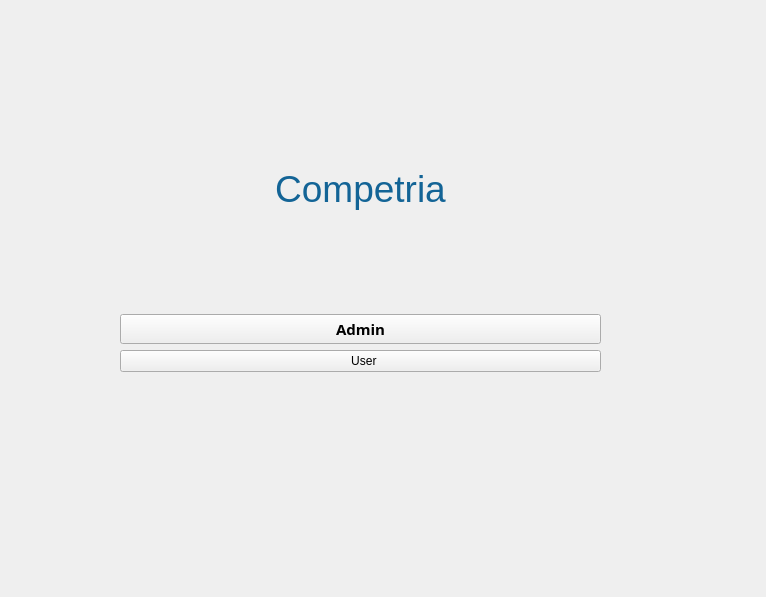
<?xml version="1.0" encoding="UTF-8"?>
<ui version="4.0">
 <class>MainWindow</class>
 <widget class="QMainWindow" name="MainWindow">
  <property name="geometry">
   <rect>
    <x>0</x>
    <y>0</y>
    <width>766</width>
    <height>597</height>
   </rect>
  </property>
  <property name="windowTitle">
   <string>Competria </string>
  </property>
  <property name="windowIcon">
   <iconset resource="src.qrc">
    <normaloff>:/new/prefix1/src/icons8-c-50.png</normaloff>
    <normalon>:/new/prefix1/src/icons8-c-50.png</normalon>:/new/prefix1/src/icons8-c-50.png</iconset>
  </property>
  <widget class="QWidget" name="centralwidget">
   <widget class="QWidget" name="layoutWidget">
    <property name="geometry">
     <rect>
      <x>120</x>
      <y>71</y>
      <width>481</width>
      <height>301</height>
     </rect>
    </property>
    <layout class="QVBoxLayout" name="verticalLayout">
     <item>
      <widget class="QLabel" name="label">
       <property name="toolTip">
        <string>&lt;html&gt;&lt;head/&gt;&lt;body&gt;&lt;p align=&quot;center&quot;&gt;Competria&lt;/p&gt;&lt;/body&gt;&lt;/html&gt;</string>
       </property>
       <property name="styleSheet">
        <string notr="true">font: 36pt &quot;Segoe Script&quot;
rgb(15, 87, 194);</string>
       </property>
       <property name="text">
        <string>&lt;html&gt;&lt;head/&gt;&lt;body&gt;&lt;p align=&quot;center&quot;&gt;&lt;span style=&quot; font-size:28pt; color:#136496;&quot;&gt;Competria&lt;/span&gt;&lt;/p&gt;&lt;/body&gt;&lt;/html&gt;</string>
       </property>
      </widget>
     </item>
     <item>
      <layout class="QHBoxLayout" name="horizontalLayout">
       <item>
        <widget class="QPushButton" name="admininterfacebutton">
         <property name="enabled">
          <bool>true</bool>
         </property>
         <property name="font">
          <font>
           <family>Segoe Print</family>
           <pointsize>11</pointsize>
           <italic>false</italic>
           <bold>true</bold>
          </font>
         </property>
         <property name="styleSheet">
          <string notr="true">font: 700 11pt &quot;Segoe Print&quot;;
</string>
         </property>
         <property name="text">
          <string>Admin</string>
         </property>
         <property name="icon">
          <iconset>
           <normalon>:/new/prefix1/src/shield_person_28dp_A2D5AB_FILL0_wght400_GRAD0_opsz24.png</normalon>
          </iconset>
         </property>
         <property name="iconSize">
          <size>
           <width>30</width>
           <height>30</height>
          </size>
         </property>
         <property name="checkable">
          <bool>false</bool>
         </property>
        </widget>
       </item>
      </layout>
     </item>
     <item>
      <layout class="QHBoxLayout" name="horizontalLayout_2">
       <item>
        <widget class="QPushButton" name="userinterfacebutton">
         <property name="styleSheet">
          <string notr="true">font: 700 11pt &quot;Segoe Print&quot;;
</string>
         </property>
         <property name="text">
          <string>  User</string>
         </property>
         <property name="icon">
          <iconset>
           <normalon>:/new/prefix1/src/person_28dp_E5EFC1_FILL0_wght400_GRAD0_opsz24.png</normalon>
          </iconset>
         </property>
         <property name="iconSize">
          <size>
           <width>25</width>
           <height>25</height>
          </size>
         </property>
        </widget>
       </item>
      </layout>
     </item>
    </layout>
   </widget>
  </widget>
  <widget class="QMenuBar" name="menubar">
   <property name="geometry">
    <rect>
     <x>0</x>
     <y>0</y>
     <width>766</width>
     <height>21</height>
    </rect>
   </property>
  </widget>
 </widget>
 <resources>
  <include location="src.qrc"/>
 </resources>
 <connections/>
</ui>
